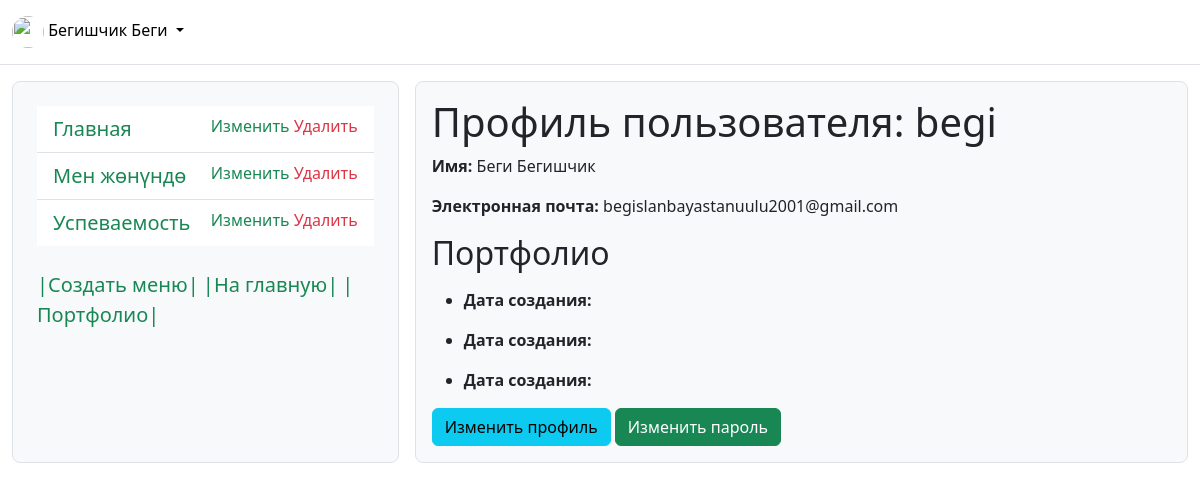
Page /adm/profile/ (signed in) on the committed database.
### core/models.py (models this page shows, shortened)
class CustomUser(AbstractUser):
    photo = models.ImageField(upload_to='user_photos/', verbose_name='Фото пользователя', blank=True, null=True)
    email = models.EmailField()
    phone = PhoneNumberField(verbose_name='Телефонный номер', blank=True, null=True, help_text="Введите номер телефона в формате: +123456789")

class Portfolio(models.Model):
    user = models.ForeignKey(CustomUser, on_delete=models.CASCADE, verbose_name='Пользователь')
    background = models.ImageField(upload_to='backgrounds/', verbose_name='Фон страницы', blank=True,
                                   null=True)
    menu = models.CharField(max_length=100, verbose_name='меню')
    content = RichTextField()
    active = models.BooleanField(default=False, verbose_name='актив')
    create_date = models.DateField(auto_now_add=True)
    update_date = models.DateField(auto_now=True, blank=True)

### adminka/views.py (the view)
# urls.py: path('profile/', profile, name='profile'),
@login_required
def profile(request):
    user = request.user
    context = {
        'user': user,
        'portfolio': Portfolio.objects.filter(user=user),
    }
    return render(request, 'adm/profile.html', context)

### adminka/templates/adm/profile.html (shortened to what this page needs)
{% extends 'adm/base_admin.html' %}
{% block content %}
<div class="profile p-3">
    <h1>Профиль пользователя: {{ user.username }}</h1>
    <div class="user-info">
        <p><strong>Имя:</strong> {{ user.first_name }} {{ user.last_name }}</p>
        <p><strong>Электронная почта:</strong> {{ user.email }}</p>
    </div>
    <h2>Портфолио</h2>
    {% if portfolio %}
        <ul>
            {% for item in portfolio %}
                <li>
                    <p><strong>Дата создания:</strong> {{ item.created_at }}</p>
                </li>
            {% endfor %}
        </ul>
    {% else %}
        <p>Портфолио пусто.</p>
    {% endif %}
    <a class="btn btn-info" href="{% url 'update_profile' %}">Изменить профиль</a>
    <a class="btn btn-success" href="{% url 'change_password' %}">Изменить пароль</a>
</div>
{% endblock %}

### adminka/templates/adm/base_admin.html (shortened to what this page needs)
<!DOCTYPE html>
{% load static %}
<html lang="ru">
<head>
    <link href="https://cdn.jsdelivr.net/npm/bootstrap@5.3.3/dist/css/bootstrap.min.css" rel="stylesheet"
>
</head>
<body>
<header class="py-3 mb-3 border-bottom">
    <div class="container-fluid d-grid gap-3 align-items-center" style="grid-template-columns: 1fr 2fr;">
        <div class="dropdown">
            <div class="flex-shrink-0 dropdown">
                <a href="#" class="d-block link-body-emphasis text-decoration-none dropdown-toggle"
                   data-bs-toggle="dropdown" aria-expanded="false">
                    {% if user.photo %}
                        <img src="{{ user.photo.url }}" width="32" height="32" class="rounded-circle">
                    {% else %}
                        <img src="https://t3.ftcdn.net/jpg/05/53/79/60/360_F_553796090_XHrE6R9jwmBJUMo9HKl41hyHJ5gqt9oz.jpg"
                             width="32" height="32" class="rounded-circle">
                    {% endif %}
                    {{ user.last_name }} {{ user.first_name }}
                </a>
            </div>
        </div>
    </div>
</header>
<div class="container-fluid pb-3">
    <div class="d-grid gap-3" style="grid-template-columns: 1fr 2fr;">
        <div class="bg-body-tertiary border rounded-3 p-4">
            <ul class="list-group list-group-flush">
                {% for data in portfolio %}
                    <li class="list-group-item">
                        <a class="lead text-decoration-none text-success mb-4"
                           href="{% url 'admin_portfolio_detail' data.id %}">
                            {{ data.menu }}
                        </a>
                        <span style="float: right">
                            <a href="{% url 'portfolio_update' data.id %}" class="text-success  text-decoration-none">Изменить</a>
                            <a href="{% url 'portfolio_delete' data.id %}" class="text-danger  text-decoration-none">Удалить</a>
                        </span>
                    </li>
                {% endfor %}
            </ul>
            <br>
            <a href="{% url 'create_portfolio' %}" class="lead text-decoration-none text-success mb-4">|Создать
                меню|</a>
            <a href="{% url 'core' %}" class="lead text-decoration-none text-success mb-4">|На главную|</a>
            <a href="{% url 'user' user.username %}" class="lead text-decoration-none text-success mb-4">|Портфолио|</a>
        </div>
        <div class="bg-body-tertiary border rounded-3">
            {% block content %}
            {% endblock %}
        </div>
    </div>
</div>
</body>
</html>

### rows in the picture
CustomUser: last_name "Бегишчик", first_name "Беги", username "begi", email "begislanbayastanuulu2001@gmail.com"
Portfolio: menu "Главная"
Portfolio: menu "Мен жөнүндө"
Portfolio: menu "Успеваемость"
